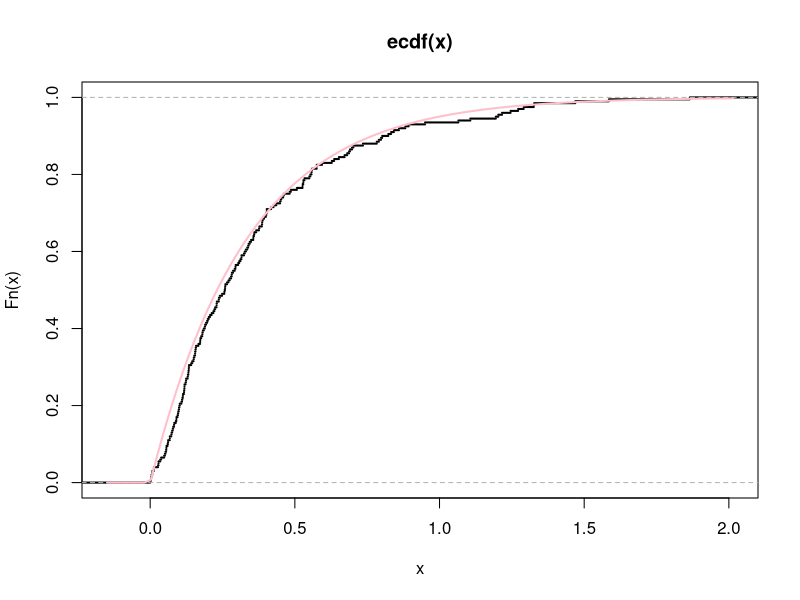
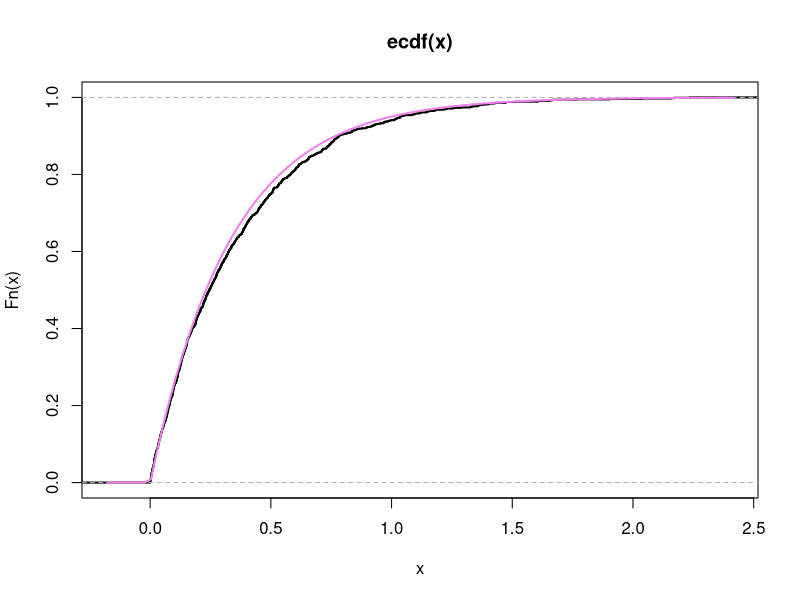

Reproduce these figures in R, in order.
#Задача 36. За 𝑛 = 200 и 𝑛 = 1000 генерирайте данни 𝑥1, 𝑥2, . . . , 𝑥𝑛 от експоненциално
#разпределение с параметър 𝜆 = 3. Начертайте емпиричната функция на разпределение на
#данните. На същата картинка добавете функцията на разпределение на случайна величина
#𝑋 ∼ Exp(𝜆 = 3).

#za n=200
 x1 <-rexp(200,3)
 plot.ecdf(x1,do.points=F,lwd=2)
 curve(pexp(x,3),add=T,col="pink",lwd=2)

#za n=1000
 x1 <-rexp(1000,3)
 plot.ecdf(x1,do.points=F,lwd=2)
 curve(pexp(x,3),add=T,col="violet",lwd=2)
 
